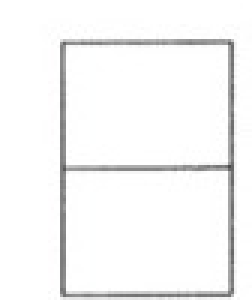
#> input picture Ref Image/Front.jpeg, 84 x 100 px, found by its file name (shown 3 times larger); its folder holds 3 pictures in this run
$ python reconstruct_3d_features.py
#> lines starting #> are read from the running program, lines starting #| are printed output that depends on the picture
### geometry_solver.py
"""
Priority-based geometry solver for 2D to 3D reconstruction.

View Priority:
- X (width): Top > Front > Side
- Y (depth): Top > Side > Front
- Z (height): Side > Front > Top

This module extracts pure numeric geometry from 2D views without LLM.
"""
import json
from typing import Dict, List, Tuple, Any, Optional
from dataclasses import dataclass


@dataclass
class Region:
    """A 3D region with all dimensions computed from priority-based extraction."""
    id: str
    x: float
    y: float
    width: float
    depth: float
    z_min: float
    z_max: float


def load_json(path: str) -> Dict[str, Any]:
    """Load JSON file."""
#> called with path = '2D Json/top_view.json'
    with open(path, "r", encoding="utf-8") as f:
#> (reads 2D Json/top_view.json from the repository)
#> (reads 2D Json/side_view.json from the repository)
#> (reads 2D Json/front_view.json from the repository)
        return json.load(f)


def extract_x_y_from_top(top_data: Dict[str, Any]) -> Tuple[float, float, float, float]:
    """
    Extract X, Y geometry from top view (priority 1 for X and Y).

    Returns: (x_min, y_min, width, depth)
    """
    shapes = top_data.get("shapes", [])
    if not shapes:
        raise ValueError("Top view has no shapes")

    # Find main rectangle (usually rect_0)
    main_rect = None
    for shape in shapes:
        if shape.get("type") == "rectangle":
            main_rect = shape
            break

    if not main_rect:
        raise ValueError("Top view has no rectangle")

    params = main_rect.get("params", {})
    x = params.get("x", 0.0)
    y = params.get("y", 0.0)
    width = params.get("width", 0.0)
    height = params.get("height", 0.0)  # This is depth in top view

    return x, y, width, height


def split_regions_by_lines(
    x_min: float, y_min: float, width: float, depth: float,
    lines: List[Dict[str, Any]]
) -> List[Region]:
    """
    Split the main footprint into sub-regions based on interior lines.

    Returns list of regions (if no splits, returns single region).
    """
#> called with x_min = 14, y_min = 6, width = 87, depth = 59
    regions = []

    # Find split lines
    x_splits = []  # Vertical lines (constant X)
    y_splits = []  # Horizontal lines (constant Y)

    for line in lines:
        start = line.get("start", [0, 0])
        end = line.get("end", [0, 0])

        # Check if line is vertical (constant X, splits in Y)
        if abs(start[0] - end[0]) < 2:
            x_pos = (start[0] + end[0]) / 2
            if x_min < x_pos < x_min + width:
                x_splits.append(x_pos)

        # Check if line is horizontal (constant Y, splits in X)
        if abs(start[1] - end[1]) < 2:
            y_pos = (start[1] + end[1]) / 2
            if y_min < y_pos < y_min + depth:
                y_splits.append(y_pos)

    # Sort splits
    x_splits = sorted(set(x_splits))
    y_splits = sorted(set(y_splits))

    # Create regions from splits
    if not x_splits and not y_splits:
        # No splits - single region
        regions.append(Region(
            id="region_0",
            x=x_min,
            y=y_min,
            width=width,
            depth=depth,
            z_min=0.0,  # Will be filled later
            z_max=0.0
        ))
    else:
        # Create grid of regions
        x_boundaries = [x_min] + x_splits + [x_min + width]
        y_boundaries = [y_min] + y_splits + [y_min + depth]

        region_idx = 0
        for i in range(len(x_boundaries) - 1):
            for j in range(len(y_boundaries) - 1):
                regions.append(Region(
                    id=f"region_{region_idx}",
                    x=x_boundaries[i],
                    y=y_boundaries[j],
                    width=x_boundaries[i + 1] - x_boundaries[i],
                    depth=y_boundaries[j + 1] - y_boundaries[j],
                    z_min=0.0,
                    z_max=0.0
                ))
                region_idx += 1

    return regions


def extract_z_from_side_front(
    side_data: Dict[str, Any],
    front_data: Dict[str, Any],
    regions: List[Region]
) -> List[Region]:
    """
    Extract Z (height) dimensions from side/front views (priority: Side > Front).

    Updates regions with z_min and z_max.
    """
    # Priority 1: Side view
    side_shapes = side_data.get("shapes", [])
    side_z_min = None
    side_z_max = None

    if side_shapes:
        side_rect = None
        for shape in side_shapes:
            if shape.get("type") == "rectangle":
                side_rect = shape
                break

        if side_rect:
            params = side_rect.get("params", {})
            # In side view: x = Y (depth), y = Z (height)
            side_z_min = params.get("y", 0.0)
            side_height = params.get("height", 0.0)
            side_z_max = side_z_min + side_height

    # Priority 2: Front view (fallback if side view missing/invalid)
    front_shapes = front_data.get("shapes", [])
    front_z_min = None
    front_z_max = None

    if front_shapes:
        front_rect = None
        for shape in front_shapes:
            if shape.get("type") == "rectangle":
                front_rect = shape
                break

        if front_rect:
            params = front_rect.get("params", {})
            # In front view: x = X (width), y = Z (height)
            front_z_min = params.get("y", 0.0)
            front_height = params.get("height", 0.0)
            front_z_max = front_z_min + front_height

    # Use priority: Side > Front
    global_z_min = side_z_min if side_z_min is not None else front_z_min
    global_z_max = side_z_max if side_z_max is not None else front_z_max

    # If side view height seems wrong (too small), use front view
    if side_z_max and front_z_max:
        side_height = side_z_max - side_z_min
        front_height = front_z_max - front_z_min
        if side_height < front_height * 0.5:
            # Side view height is suspiciously small, use front
            print(f"  Warning: Side view height ({side_height}) seems too small, using front view height ({front_height})")
            global_z_min = front_z_min
            global_z_max = front_z_max
        else:
            print(f"  Using side view for Z: z_min={global_z_min}, z_max={global_z_max}, height={global_z_max - global_z_min}")
    elif front_z_max:
        print(f"  Using front view for Z: z_min={global_z_min}, z_max={global_z_max}, height={global_z_max - global_z_min}")

    if global_z_min is None or global_z_max is None:
        raise ValueError("Could not extract Z dimensions from side or front view")

    # Detect step heights from interior lines
    # Horizontal lines in front/side indicate different Z levels
    front_lines = front_data.get("lines", [])
    side_lines = side_data.get("lines", [])

    z_levels = [global_z_min, global_z_max]  # Start with full height

    # Extract horizontal lines (constant Z) from front view
    for line in front_lines:
        start = line.get("start", [0, 0])
        end = line.get("end", [0, 0])
        if abs(start[1] - end[1]) < 2:  # Horizontal line
            z_level = (start[1] + end[1]) / 2
            if global_z_min < z_level < global_z_max:
                z_levels.append(z_level)

    # Extract horizontal lines from side view
    for line in side_lines:
        start = line.get("start", [0, 0])
        end = line.get("end", [0, 0])
        if abs(start[1] - end[1]) < 2:  # Horizontal line
            z_level = (start[1] + end[1]) / 2
            if global_z_min < z_level < global_z_max:
                z_levels.append(z_level)

    z_levels = sorted(set(z_levels))

    # Assign Z ranges to regions
    # For now, assign full height to all regions
    # Later, we can use LLM to determine which regions are tall/short
    for region in regions:
        region.z_min = global_z_min
        region.z_max = global_z_max

    return regions


def solve_geometry(
    top_path: str,
    side_path: str,
    front_path: str
) -> Dict[str, Any]:
    """
    Main geometry solver: extracts all numeric dimensions using priority system.

    Returns:
        {
            "regions": [
                {
                    "id": "region_0",
                    "x": 14.0,
                    "y": 6.0,
                    "width": 87.0,
                    "depth": 59.0,
                    "z_min": 0.0,
                    "z_max": 87.0
                },
                ...
            ],
            "metadata": {
                "x_source": "top_view",
                "y_source": "top_view",
                "z_source": "front_view"  # or "side_view"
            }
        }
    """
    top_data = load_json(top_path)
    side_data = load_json(side_path)
    front_data = load_json(front_path)

    # Step 1: Extract X, Y from top view (priority 1)
    x_min, y_min, width, depth = extract_x_y_from_top(top_data)
    print(f"  Top view footprint: x={x_min}, y={y_min}, width={width}, depth={depth}")

    # Step 2: Split into regions based on interior lines
    top_lines = top_data.get("lines", [])
    print(f"  Found {len(top_lines)} interior lines in top view")
    regions = split_regions_by_lines(x_min, y_min, width, depth, top_lines)
    print(f"  Created {len(regions)} regions from splits")

    # Step 3: Extract Z from side/front (priority: Side > Front)
    regions = extract_z_from_side_front(side_data, front_data, regions)

    # Determine which view was used for Z
    side_shapes = side_data.get("shapes", [])
    z_source = "side_view" if side_shapes else "front_view"

    # Convert to JSON-serializable format
    result = {
        "regions": [
            {
                "id": r.id,
                "x": r.x,
                "y": r.y,
                "width": r.width,
                "depth": r.depth,
                "z_min": r.z_min,
                "z_max": r.z_max,
                "height": r.z_max - r.z_min
            }
            for r in regions
        ],
        "metadata": {
            "x_source": "top_view",
            "y_source": "top_view",
            "z_source": z_source,
            "total_regions": len(regions)
        }
    }

    return result


# [19 lines that do not run on import are left out]

### reconstruct_3d_features.py
import argparse
import json
import os
from pathlib import Path
from typing import Any, Dict, List, Union

import google.generativeai as genai
from dotenv import load_dotenv
from PIL import Image

from geometry_solver import solve_geometry


GEMINI_MODEL_NAME_DEFAULT = "gemini-flash-latest"


def load_json(path: str) -> Dict[str, Any]:
    with open(path, "r", encoding="utf-8") as f:
        return json.load(f)


def load_image_from_json(json_data: Dict[str, Any], base_dir: Path = None) -> Union[Image.Image, None]:
    """
    Load the image file referenced in the JSON's image_path field.

    Args:
        json_data: The view JSON with "image_path" field
        base_dir: Base directory to resolve relative paths (default: current dir)

    Returns:
        PIL Image or None if not found
    """
    image_path = json_data.get("image_path")
    if not image_path:
        return None

    if base_dir:
        full_path = base_dir / image_path
    else:
        full_path = Path(image_path)

    if not full_path.exists():
        # Try to find the image in common locations
        for possible_dir in [Path("."), Path("Ref Image"), Path("2D Json")]:
            test_path = possible_dir / Path(image_path).name
            if test_path.exists():
                full_path = test_path
                break
        else:
            print(f"Warning: Image not found: {image_path}")
            return None

    try:
        return Image.open(full_path)
#> returned value is the input picture: PIL image 84x100 RGB; mean R, G, B 245.9, 245.9, 245.9
    except Exception as e:
        print(f"Warning: Failed to load image {full_path}: {e}")
        return None


def build_semantic_prompt(regions_data: Dict[str, Any], front: Dict[str, Any], top: Dict[str, Any], side: Dict[str, Any]) -> str:
    """
    Build a prompt for Gemini to classify regions semantically.

    Geometry is already solved - LLM only needs to determine:
    - operation: "extrude" or "cut"
    - role: descriptive name (e.g., "table_top", "leg", "hole")
    - height_label: "tall", "short", "flush" (optional, for step detection)
    """

    regions = regions_data.get("regions", [])

    # Example output schema - LLM only provides semantics
    target_schema_example = {
        "features": [
            {
                "region_id": "region_0",
                "operation": "extrude",
                "role": "table_top",
                "height_label": "tall"
            },
            {
                "region_id": "region_1",
                "operation": "extrude",
                "role": "table_leg_block",
                "height_label": "short"
            }
        ]
    }

    instructions = f"""
You are a CAD geometry semantic classifier. Your job is to understand the INTENT behind geometric regions.

IMPORTANT: All geometric dimensions have already been computed from the 2D views using a priority system:
- X, Y positions and dimensions come from TOP view
- Z (height) comes from SIDE/FRONT views

You are provided with:
1. Pre-computed geometric regions (with exact x, y, width, depth, z_min, z_max)
2. Original 2D view images (front, top, side)
3. Original 2D view JSON data

Your task is to classify each region semantically:

For each region, determine:
- "operation": "extrude" (adds material) or "cut" (removes material)
- "role": Descriptive name like "table_top", "leg", "platform", "hole", "cavity", etc.
- "height_label": "tall" (full height), "short" (reduced height/step), "flush" (no height), or null

RULES:
- Look at the images to understand what each region represents
- Most regions are "extrude" (solid material)
- "cut" is for holes, cavities, or removed material (usually smaller, inside another region)
- "height_label" helps identify stepped/leveled surfaces
- Use the images to understand context - is this a table? A platform? A block with holes?

OUTPUT FORMAT - STRICTLY JSON ONLY:

{json.dumps(target_schema_example, indent=2)}

REQUIREMENTS:
- Output one entry per region_id
- Do NOT include any geometric dimensions (x, y, width, depth, height) - those are already computed
- Do NOT include position - that's already computed
- Only provide: region_id, operation, role, height_label
- Output ONLY JSON. NO EXPLANATIONS. NO MARKDOWN.
"""

    regions_text = f"""
PRE-COMPUTED GEOMETRIC REGIONS:
{json.dumps(regions_data, indent=2)}

ORIGINAL 2D VIEW DATA (for reference):
Front View: {json.dumps(front, indent=2)}
Top View: {json.dumps(top, indent=2)}
Side View: {json.dumps(side, indent=2)}
"""

    prompt = instructions + "\n\n" + regions_text
    return prompt


def call_gemini_multimodal(
    prompt: str,
    images: List[Image.Image],
    image_labels: List[str],
    model_name: str
) -> str:
    """
    Call Gemini with multimodal input (images + text).

    Args:
        prompt: Text prompt/instructions
        images: List of PIL Images to send
        image_labels: Labels for each image (e.g., ["front_view", "top_view", "side_view"])
        model_name: Gemini model name

    Returns:
        Response text from Gemini
    """
    load_dotenv()

    api_key = os.getenv("GEMINI_API_KEY")
    if not api_key:
        raise RuntimeError(
            "GEMINI_API_KEY environment variable is not set. "
            "Set it to your Gemini API key before running this script."
        )

    genai.configure(api_key=api_key)
    model = genai.GenerativeModel(model_name)

    # Build content list: alternate images and text
    content_parts = []

    # Add images with labels
    for img, label in zip(images, image_labels):
        if img is not None:
            content_parts.append(f"Image: {label}")
            content_parts.append(img)

    # Add the main prompt at the end
    content_parts.append(prompt)

    try:
        response = model.generate_content(content_parts)
        text = response.text or ""
        return text.strip()
    except Exception as e:
        raise RuntimeError(f"Gemini API call failed: {e}") from e


# [120 lines left out: functions extract_json_from_text, merge_geometry_and_semantics, not called in this run]


def main() -> None:
    parser = argparse.ArgumentParser(
        description=(
            "Combine OpenCV-extracted 2D view JSONs (front, top, side) "
            "and call Gemini to reconstruct 3D-ready feature JSON "
            "compatible with house_generator.generate_model."
        )
    )
    parser.add_argument(
        "--front",
        type=str,
        default="2D Json/front_view.json",
        help="Path to front-view JSON file.",
    )
    parser.add_argument(
        "--top",
        type=str,
        default="2D Json/top_view.json",
        help="Path to top-view JSON file.",
    )
    parser.add_argument(
        "--side",
        type=str,
        default="2D Json/side_view.json",
        help="Path to side-view JSON file.",
    )
    parser.add_argument(
        "--output",
        type=str,
        default="model_features.json",
        help="Path to output 3D feature JSON file.",
    )
    parser.add_argument(
        "--model",
        type=str,
        default=GEMINI_MODEL_NAME_DEFAULT,
        help="Gemini model name to use.",
    )

    args = parser.parse_args()

    print("=" * 60)
    print("2D → 3D RECONSTRUCTION PIPELINE")
    print("=" * 60)

    # STEP 1: Solve geometry deterministically (priority-based)
    print("\n[Step 1/3] Solving geometry from 2D views...")
    try:
        regions_data = solve_geometry(args.top, args.side, args.front)
        print(f"✓ Extracted {len(regions_data['regions'])} regions")
        print(f"  X/Y source: {regions_data['metadata']['x_source']}, {regions_data['metadata']['y_source']}")
        print(f"  Z source: {regions_data['metadata']['z_source']}")
    except Exception as e:
        print(f"✗ Geometry solver failed: {e}")
        raise

    # STEP 2: LLM semantic classification
    print("\n[Step 2/3] Classifying regions semantically (LLM)...")

    # Load JSON files for LLM context
    front = load_json(args.front)
    top = load_json(args.top)
    side = load_json(args.side)

    # Load images for multimodal input
    base_dir = Path(args.front).parent if Path(args.front).parent != Path(".") else None
    front_img = load_image_from_json(front, base_dir)
    top_img = load_image_from_json(top, base_dir)
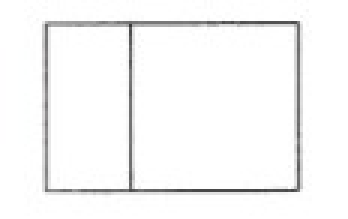
#> input picture Ref Image/Top.jpeg, 116 x 73 px, found by its file name (shown 3 times larger)
#> in load_image_from_json, returned value is the input picture: PIL image 116x73 RGB; mean R, G, B 246.9, 246.9, 246.9
    side_img = load_image_from_json(side, base_dir)
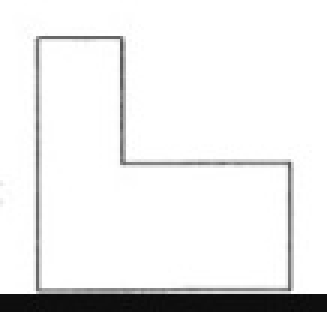
#> input picture Ref Image/Side.jpeg, 109 x 104 px, found by its file name (shown 3 times larger)
#> in load_image_from_json, returned value is the input picture: PIL image 109x104 RGB; min 8, max 255, mean 235

    images = [img for img in [front_img, top_img, side_img] if img is not None]
#> images = 3 items
    image_labels = []
    if front_img:
        image_labels.append("front_view")
    if top_img:
        image_labels.append("top_view")
    if side_img:
        image_labels.append("side_view")

    # Build semantic prompt
    prompt = build_semantic_prompt(regions_data, front, top, side)

    if not images:
        print("Warning: No images found. Using text-only mode.")
        load_dotenv()
        api_key = os.getenv("GEMINI_API_KEY")
        if not api_key:
            raise RuntimeError("GEMINI_API_KEY not set")
        genai.configure(api_key=api_key)
        model = genai.GenerativeModel(args.model)
        response = model.generate_content(prompt)
        raw_text = response.text or ""
    else:
        print(f"Using multimodal input with {len(images)} images")
#| Using multimodal input with 3 images
        raw_text = call_gemini_multimodal(prompt, images, image_labels, args.model)

    print("Extracting semantic classifications from LLM response...")
    try:
        semantics_json = extract_json_from_text(raw_text)
        print(f"✓ Classified {len(semantics_json.get('features', []))} regions")
    except Exception as e:
        print(f"✗ Failed to parse LLM response: {e}")
        print(f"Raw response: {raw_text[:500]}...")
        raise

    # STEP 3: Merge geometry + semantics
    print("\n[Step 3/3] Merging geometry and semantics...")
    try:
        final_features_json = merge_geometry_and_semantics(regions_data, semantics_json)
        print(f"✓ Generated {len(final_features_json['features'])} final features")

        # Debug: Print first feature details
        if final_features_json['features']:
            feat = final_features_json['features'][0]
            print(f"\n  Sample feature '{feat['id']}':")
            print(f"    Position: {feat['position']}")
            print(f"    Dimensions: {feat['dimensions']}")
            print(f"    Type: {feat['type']}")
    except Exception as e:
        print(f"✗ Merge failed: {e}")
        import traceback
        traceback.print_exc()
        raise

    # Save output
    with open(args.output, "w", encoding="utf-8") as f:
        json.dump(final_features_json, f, indent=2)

    print(f"\n{'=' * 60}")
    print(f"✓ SUCCESS: Saved 3D feature JSON to {args.output}")
    print(f"{'=' * 60}")


if __name__ == "__main__":
#> (the run stopped early here; a loop or call above may not have finished)
